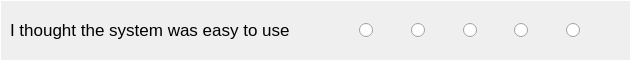
  <widget class="QFrame" name="frame_Q3">
   <property name="geometry">
    <rect>
     <x>60</x>
     <y>210</y>
     <width>631</width>
     <height>61</height>
    </rect>
   </property>
   <property name="styleSheet">
    <string notr="true">QFrame
{
border:1px solid white;
}

QRadioButton::indicator::checked
{ 
	border: 2px solid white; 
	border-radius: 6px; 
	background-color: rgb(225,67,19); 
	width: 10px; 
	height: 9px; 
}</string>
   </property>
   <property name="frameShape">
    <enum>QFrame::StyledPanel</enum>
   </property>
   <property name="frameShadow">
    <enum>QFrame::Raised</enum>
   </property>
   <widget class="QLabel" name="label_Text3">
    <property name="geometry">
     <rect>
      <x>10</x>
      <y>10</y>
      <width>341</width>
      <height>41</height>
     </rect>
    </property>
    <property name="font">
     <font>
      <family>Arial</family>
      <pointsize>13</pointsize>
     </font>
    </property>
    <property name="styleSheet">
     <string notr="true">QFrame
{
border:none;
}</string>
    </property>
    <property name="text">
     <string>&lt;html&gt;&lt;head/&gt;&lt;body&gt;&lt;p&gt;I thought the system was easy to use&lt;/p&gt;&lt;/body&gt;&lt;/html&gt;</string>
    </property>
    <property name="textFormat">
     <enum>Qt::RichText</enum>
    </property>
    <property name="wordWrap">
     <bool>true</bool>
    </property>
   </widget>
   <widget class="QFrame" name="frame_Choice3">
    <property name="geometry">
     <rect>
      <x>350</x>
      <y>10</y>
      <width>271</width>
      <height>41</height>
     </rect>
    </property>
    <property name="layoutDirection">
     <enum>Qt::LeftToRight</enum>
    </property>
    <property name="styleSheet">
     <string notr="true">QFrame
{
border:none;
}</string>
    </property>
    <property name="frameShape">
     <enum>QFrame::StyledPanel</enum>
    </property>
    <property name="frameShadow">
     <enum>QFrame::Raised</enum>
    </property>
    <layout class="QHBoxLayout" name="horizontalLayout_4">
     <item>
      <widget class="QRadioButton" name="quest3Ans1">
       <property name="layoutDirection">
        <enum>Qt::LeftToRight</enum>
       </property>
       <property name="text">
        <string/>
       </property>
      </widget>
     </item>
     <item>
      <widget class="QRadioButton" name="quest3Ans2">
       <property name="text">
        <string/>
       </property>
      </widget>
     </item>
     <item>
      <widget class="QRadioButton" name="quest3Ans3">
       <property name="text">
        <string/>
       </property>
      </widget>
     </item>
     <item>
      <widget class="QRadioButton" name="quest3Ans4">
       <property name="text">
        <string/>
       </property>
      </widget>
     </item>
     <item>
      <widget class="QRadioButton" name="quest3Ans5">
       <property name="layoutDirection">
        <enum>Qt::LeftToRight</enum>
       </property>
       <property name="text">
        <string/>
       </property>
      </widget>
     </item>
    </layout>
   </widget>
  </widget>
